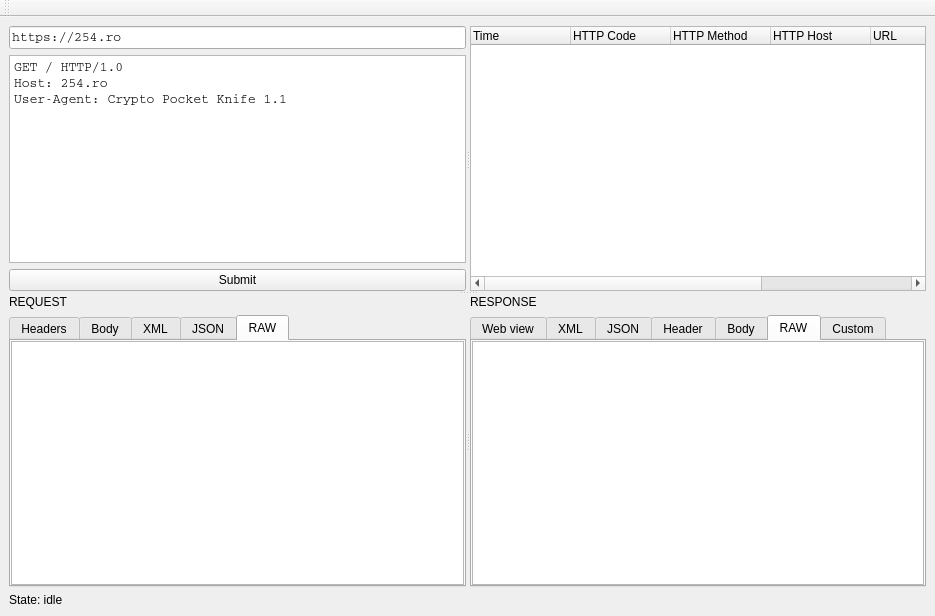
<?xml version="1.0" encoding="UTF-8"?>
<ui version="4.0">
 <class>UiHttpWebRequests</class>
 <widget class="QMainWindow" name="UiHttpWebRequests">
  <property name="geometry">
   <rect>
    <x>0</x>
    <y>0</y>
    <width>935</width>
    <height>616</height>
   </rect>
  </property>
  <property name="windowTitle">
   <string>HTTP Web Requests Composer</string>
  </property>
  <widget class="QWidget" name="centralwidget">
   <layout class="QGridLayout" name="gridLayout_4">
    <item row="0" column="0">
     <widget class="QSplitter" name="splitter_TOP_DOWN">
      <property name="orientation">
       <enum>Qt::Vertical</enum>
      </property>
      <widget class="QSplitter" name="splitter_COMPOSER_HISTORY">
       <property name="orientation">
        <enum>Qt::Horizontal</enum>
       </property>
       <widget class="QWidget" name="layoutWidget">
        <layout class="QGridLayout" name="gridLayout_ComposerGroup">
         <item row="0" column="0" colspan="2">
          <widget class="QLineEdit" name="lineEdit_Composer_TargetHost">
           <property name="sizePolicy">
            <sizepolicy hsizetype="Expanding" vsizetype="Fixed">
             <horstretch>0</horstretch>
             <verstretch>0</verstretch>
            </sizepolicy>
           </property>
           <property name="maximumSize">
            <size>
             <width>16777215</width>
             <height>16777215</height>
            </size>
           </property>
           <property name="font">
            <font>
             <family>Courier</family>
             <pointsize>10</pointsize>
            </font>
           </property>
           <property name="text">
            <string>https://254.ro</string>
           </property>
           <property name="dragEnabled">
            <bool>true</bool>
           </property>
           <property name="placeholderText">
            <string>https://test.com/aaa</string>
           </property>
          </widget>
         </item>
         <item row="2" column="0" colspan="2">
          <widget class="QPushButton" name="pushButton_Composer_Submit">
           <property name="sizePolicy">
            <sizepolicy hsizetype="Minimum" vsizetype="Maximum">
             <horstretch>0</horstretch>
             <verstretch>0</verstretch>
            </sizepolicy>
           </property>
           <property name="maximumSize">
            <size>
             <width>16777215</width>
             <height>16777215</height>
            </size>
           </property>
           <property name="text">
            <string>Submit</string>
           </property>
          </widget>
         </item>
         <item row="1" column="0" colspan="2">
          <widget class="QSplitter" name="splitter_ComposerRequestAndData">
           <property name="orientation">
            <enum>Qt::Vertical</enum>
           </property>
           <widget class="QTextEdit" name="textEdit_ComposerRAW">
            <property name="font">
             <font>
              <family>Courier</family>
              <pointsize>10</pointsize>
             </font>
            </property>
            <property name="html">
             <string>&lt;!DOCTYPE HTML PUBLIC &quot;-//W3C//DTD HTML 4.0//EN&quot; &quot;http://www.w3.org/TR/REC-html40/strict.dtd&quot;&gt;
&lt;html&gt;&lt;head&gt;&lt;meta name=&quot;qrichtext&quot; content=&quot;1&quot; /&gt;&lt;meta charset=&quot;utf-8&quot; /&gt;&lt;style type=&quot;text/css&quot;&gt;
p, li { white-space: pre-wrap; }
hr { height: 1px; border-width: 0; }
&lt;/style&gt;&lt;/head&gt;&lt;body style=&quot; font-family:'Courier'; font-size:10pt; font-weight:400; font-style:normal;&quot;&gt;
&lt;p style=&quot; margin-top:0px; margin-bottom:0px; margin-left:0px; margin-right:0px; -qt-block-indent:0; text-indent:0px;&quot;&gt;GET / HTTP/1.0&lt;/p&gt;
&lt;p style=&quot; margin-top:0px; margin-bottom:0px; margin-left:0px; margin-right:0px; -qt-block-indent:0; text-indent:0px;&quot;&gt;Host: 254.ro&lt;/p&gt;
&lt;p style=&quot; margin-top:0px; margin-bottom:0px; margin-left:0px; margin-right:0px; -qt-block-indent:0; text-indent:0px;&quot;&gt;User-Agent: Crypto Pocket Knife 1.1&lt;/p&gt;
&lt;p style=&quot;-qt-paragraph-type:empty; margin-top:0px; margin-bottom:0px; margin-left:0px; margin-right:0px; -qt-block-indent:0; text-indent:0px;&quot;&gt;&lt;br /&gt;&lt;/p&gt;
&lt;p style=&quot;-qt-paragraph-type:empty; margin-top:0px; margin-bottom:0px; margin-left:0px; margin-right:0px; -qt-block-indent:0; text-indent:0px;&quot;&gt;&lt;br /&gt;&lt;/p&gt;&lt;/body&gt;&lt;/html&gt;</string>
            </property>
            <property name="acceptRichText">
             <bool>false</bool>
            </property>
           </widget>
          </widget>
         </item>
        </layout>
       </widget>
       <widget class="QWidget" name="formLayoutWidget">
        <layout class="QGridLayout" name="gridLayout_History">
         <item row="0" column="0">
          <widget class="QTreeWidget" name="treeWidget_HistoryList">
           <column>
            <property name="text">
             <string>Time</string>
            </property>
           </column>
           <column>
            <property name="text">
             <string>HTTP Code</string>
            </property>
           </column>
           <column>
            <property name="text">
             <string>HTTP Method</string>
            </property>
           </column>
           <column>
            <property name="text">
             <string>HTTP Host</string>
            </property>
           </column>
           <column>
            <property name="text">
             <string>URL</string>
            </property>
           </column>
           <column>
            <property name="text">
             <string>Size</string>
            </property>
           </column>
           <column>
            <property name="text">
             <string>Remote host</string>
            </property>
           </column>
          </widget>
         </item>
        </layout>
       </widget>
      </widget>
      <widget class="QSplitter" name="splitter_REQUEST_RESPONSE">
       <property name="orientation">
        <enum>Qt::Horizontal</enum>
       </property>
       <widget class="QWidget" name="layoutWidget_2">
        <layout class="QVBoxLayout" name="verticalLayout_REQUEST">
         <item>
          <widget class="QLabel" name="label_2">
           <property name="text">
            <string>REQUEST</string>
           </property>
          </widget>
         </item>
         <item>
          <widget class="QTabWidget" name="tabWidget_REQUEST">
           <property name="currentIndex">
            <number>4</number>
           </property>
           <widget class="QWidget" name="tab_REQUEST_Headers">
            <attribute name="title">
             <string>Headers</string>
            </attribute>
            <layout class="QGridLayout" name="gridLayout_6">
             <property name="leftMargin">
              <number>0</number>
             </property>
             <property name="topMargin">
              <number>0</number>
             </property>
             <property name="rightMargin">
              <number>0</number>
             </property>
             <property name="bottomMargin">
              <number>0</number>
             </property>
             <item row="0" column="0">
              <widget class="QPlainTextEdit" name="plainTextEdit_REQUEST_Headers">
               <property name="font">
                <font>
                 <family>Courier</family>
                 <pointsize>10</pointsize>
                </font>
               </property>
               <property name="readOnly">
                <bool>true</bool>
               </property>
              </widget>
             </item>
            </layout>
           </widget>
           <widget class="QWidget" name="tab_REQUEST_Body">
            <attribute name="title">
             <string>Body</string>
            </attribute>
            <layout class="QGridLayout" name="gridLayout_7">
             <property name="leftMargin">
              <number>0</number>
             </property>
             <property name="topMargin">
              <number>0</number>
             </property>
             <property name="rightMargin">
              <number>0</number>
             </property>
             <property name="bottomMargin">
              <number>0</number>
             </property>
             <item row="0" column="0">
              <widget class="QPlainTextEdit" name="plainTextEdit_REQUEST_Body">
               <property name="font">
                <font>
                 <family>Courier</family>
                 <pointsize>10</pointsize>
                </font>
               </property>
               <property name="readOnly">
                <bool>true</bool>
               </property>
              </widget>
             </item>
            </layout>
           </widget>
           <widget class="QWidget" name="tab_REQUEST_XML">
            <attribute name="title">
             <string>XML</string>
            </attribute>
            <layout class="QGridLayout" name="gridLayout_11">
             <property name="leftMargin">
              <number>0</number>
             </property>
             <property name="topMargin">
              <number>0</number>
             </property>
             <property name="rightMargin">
              <number>0</number>
             </property>
             <property name="bottomMargin">
              <number>0</number>
             </property>
             <item row="0" column="0">
              <widget class="QTreeView" name="treeView_REQUEST_Xml"/>
             </item>
            </layout>
           </widget>
           <widget class="QWidget" name="tab_REQUEST_JSON">
            <attribute name="title">
             <string>JSON</string>
            </attribute>
            <layout class="QGridLayout" name="gridLayout_9">
             <property name="leftMargin">
              <number>0</number>
             </property>
             <property name="topMargin">
              <number>0</number>
             </property>
             <property name="rightMargin">
              <number>0</number>
             </property>
             <property name="bottomMargin">
              <number>0</number>
             </property>
             <item row="0" column="0">
              <widget class="QTreeView" name="treeView_REQUEST_Json"/>
             </item>
            </layout>
           </widget>
           <widget class="QWidget" name="tab_REQUEST_RawOutput">
            <attribute name="title">
             <string>RAW</string>
            </attribute>
            <layout class="QGridLayout" name="gridLayout_3">
             <property name="leftMargin">
              <number>0</number>
             </property>
             <property name="topMargin">
              <number>0</number>
             </property>
             <property name="rightMargin">
              <number>0</number>
             </property>
             <property name="bottomMargin">
              <number>0</number>
             </property>
             <item row="0" column="0">
              <widget class="QPlainTextEdit" name="plainTextEdit_REQUEST_OutputRAW">
               <property name="font">
                <font>
                 <family>Courier</family>
                 <pointsize>10</pointsize>
                </font>
               </property>
               <property name="readOnly">
                <bool>true</bool>
               </property>
              </widget>
             </item>
            </layout>
           </widget>
          </widget>
         </item>
        </layout>
       </widget>
       <widget class="QWidget" name="layoutWidget_3">
        <layout class="QVBoxLayout" name="verticalLayout_RESPONSE">
         <item>
          <widget class="QLabel" name="label_3">
           <property name="text">
            <string>RESPONSE</string>
           </property>
          </widget>
         </item>
         <item>
          <widget class="QTabWidget" name="tabWidget_RESPONSE">
           <property name="currentIndex">
            <number>5</number>
           </property>
           <widget class="QWidget" name="tab_RESPONSE_WebView">
            <attribute name="title">
             <string>Web view</string>
            </attribute>
           </widget>
           <widget class="QWidget" name="tab_RESPONSE_XML">
            <attribute name="title">
             <string>XML</string>
            </attribute>
            <layout class="QGridLayout" name="gridLayout_10">
             <property name="leftMargin">
              <number>0</number>
             </property>
             <property name="topMargin">
              <number>0</number>
             </property>
             <property name="rightMargin">
              <number>0</number>
             </property>
             <property name="bottomMargin">
              <number>0</number>
             </property>
             <item row="0" column="0">
              <widget class="QTreeView" name="treeView_RESPONSE_Xml"/>
             </item>
            </layout>
           </widget>
           <widget class="QWidget" name="tab_RESPONSE_JSON">
            <attribute name="title">
             <string>JSON</string>
            </attribute>
            <layout class="QGridLayout" name="gridLayout_8">
             <property name="leftMargin">
              <number>0</number>
             </property>
             <property name="topMargin">
              <number>0</number>
             </property>
             <property name="rightMargin">
              <number>0</number>
             </property>
             <property name="bottomMargin">
              <number>0</number>
             </property>
             <item row="0" column="0">
              <widget class="QTreeView" name="treeView_RESPONSE_Json"/>
             </item>
            </layout>
           </widget>
           <widget class="QWidget" name="tab_RESPONSE_Header">
            <attribute name="title">
             <string>Header</string>
            </attribute>
            <layout class="QGridLayout" name="gridLayout_5">
             <property name="leftMargin">
              <number>0</number>
             </property>
             <property name="topMargin">
              <number>0</number>
             </property>
             <property name="rightMargin">
              <number>0</number>
             </property>
             <property name="bottomMargin">
              <number>0</number>
             </property>
             <item row="0" column="0">
              <widget class="QPlainTextEdit" name="plainTextEdit_RESPONSE_Header">
               <property name="font">
                <font>
                 <family>Courier</family>
                 <pointsize>10</pointsize>
                </font>
               </property>
               <property name="readOnly">
                <bool>true</bool>
               </property>
              </widget>
             </item>
            </layout>
           </widget>
           <widget class="QWidget" name="tab_RESPONSE_Body">
            <attribute name="title">
             <string>Body</string>
            </attribute>
            <layout class="QGridLayout" name="gridLayout">
             <property name="leftMargin">
              <number>0</number>
             </property>
             <property name="topMargin">
              <number>0</number>
             </property>
             <property name="rightMargin">
              <number>0</number>
             </property>
             <property name="bottomMargin">
              <number>0</number>
             </property>
             <item row="0" column="0">
              <widget class="QPlainTextEdit" name="plainTextEdit_RESPONSE_Body">
               <property name="font">
                <font>
                 <family>Courier</family>
                 <pointsize>10</pointsize>
                </font>
               </property>
               <property name="readOnly">
                <bool>true</bool>
               </property>
              </widget>
             </item>
            </layout>
           </widget>
           <widget class="QWidget" name="tab_RESPONSE_RawOutput">
            <attribute name="title">
             <string>RAW</string>
            </attribute>
            <layout class="QGridLayout" name="gridLayout_2">
             <property name="leftMargin">
              <number>0</number>
             </property>
             <property name="topMargin">
              <number>0</number>
             </property>
             <property name="rightMargin">
              <number>0</number>
             </property>
             <property name="bottomMargin">
              <number>0</number>
             </property>
             <item row="0" column="0">
              <widget class="QPlainTextEdit" name="plainTextEdit_RESPONSE_OutputRAW">
               <property name="font">
                <font>
                 <family>Courier</family>
                 <pointsize>10</pointsize>
                </font>
               </property>
               <property name="readOnly">
                <bool>true</bool>
               </property>
              </widget>
             </item>
            </layout>
           </widget>
           <widget class="QWidget" name="tab_RESPONSE_Custom">
            <attribute name="title">
             <string>Custom</string>
            </attribute>
            <layout class="QGridLayout" name="gridLayout_12">
             <property name="leftMargin">
              <number>0</number>
             </property>
             <property name="topMargin">
              <number>5</number>
             </property>
             <property name="rightMargin">
              <number>0</number>
             </property>
             <property name="bottomMargin">
              <number>0</number>
             </property>
             <item row="0" column="0">
              <widget class="QLineEdit" name="lineEdit_RESPONSE_RegexPattern">
               <property name="placeholderText">
                <string>regex pattern</string>
               </property>
              </widget>
             </item>
             <item row="1" column="0">
              <widget class="QPlainTextEdit" name="plainTextEdit_RESPONSE_CustomOutput"/>
             </item>
            </layout>
           </widget>
          </widget>
         </item>
        </layout>
       </widget>
      </widget>
     </widget>
    </item>
    <item row="1" column="0">
     <widget class="QLabel" name="label_State">
      <property name="text">
       <string>State: idle</string>
      </property>
     </widget>
    </item>
   </layout>
  </widget>
  <widget class="QToolBar" name="toolBar">
   <property name="windowTitle">
    <string>toolBar</string>
   </property>
   <attribute name="toolBarArea">
    <enum>TopToolBarArea</enum>
   </attribute>
   <attribute name="toolBarBreak">
    <bool>false</bool>
   </attribute>
  </widget>
 </widget>
 <resources/>
 <connections/>
</ui>
